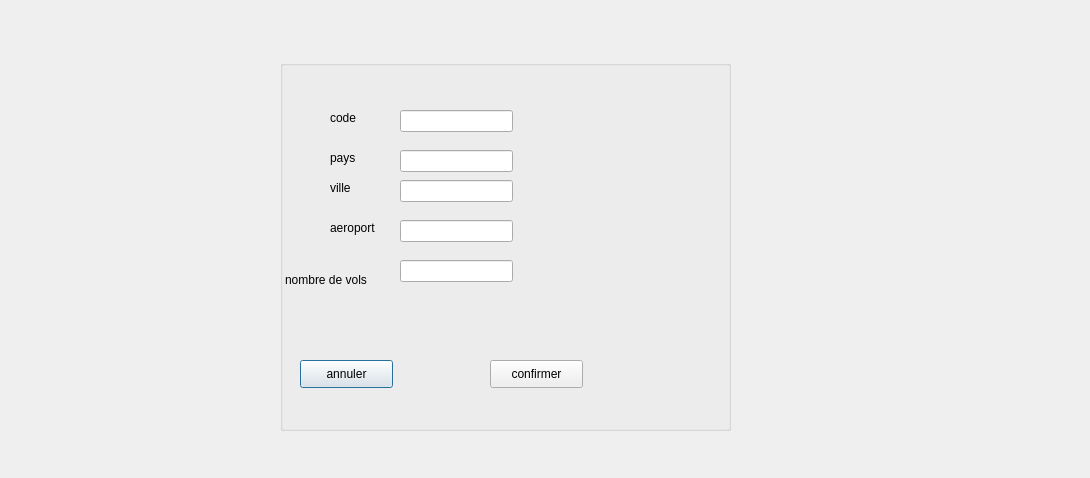
<?xml version="1.0" encoding="UTF-8"?>
<ui version="4.0">
 <class>modifier</class>
 <widget class="QDialog" name="modifier">
  <property name="geometry">
   <rect>
    <x>0</x>
    <y>0</y>
    <width>1090</width>
    <height>478</height>
   </rect>
  </property>
  <property name="windowTitle">
   <string>Dialog</string>
  </property>
  <widget class="QGroupBox" name="groupBox">
   <property name="geometry">
    <rect>
     <x>280</x>
     <y>60</y>
     <width>451</width>
     <height>371</height>
    </rect>
   </property>
   <property name="title">
    <string/>
   </property>
   <widget class="QLabel" name="label">
    <property name="geometry">
     <rect>
      <x>50</x>
      <y>50</y>
      <width>56</width>
      <height>16</height>
     </rect>
    </property>
    <property name="text">
     <string>code</string>
    </property>
   </widget>
   <widget class="QLabel" name="label_2">
    <property name="geometry">
     <rect>
      <x>50</x>
      <y>90</y>
      <width>56</width>
      <height>16</height>
     </rect>
    </property>
    <property name="text">
     <string>pays</string>
    </property>
   </widget>
   <widget class="QLabel" name="label_3">
    <property name="geometry">
     <rect>
      <x>50</x>
      <y>120</y>
      <width>56</width>
      <height>16</height>
     </rect>
    </property>
    <property name="text">
     <string>ville</string>
    </property>
   </widget>
   <widget class="QLabel" name="label_4">
    <property name="geometry">
     <rect>
      <x>50</x>
      <y>160</y>
      <width>56</width>
      <height>16</height>
     </rect>
    </property>
    <property name="text">
     <string>aeroport</string>
    </property>
   </widget>
   <widget class="QLineEdit" name="lineEditc">
    <property name="geometry">
     <rect>
      <x>120</x>
      <y>50</y>
      <width>113</width>
      <height>22</height>
     </rect>
    </property>
   </widget>
   <widget class="QLineEdit" name="lineEditn">
    <property name="geometry">
     <rect>
      <x>120</x>
      <y>90</y>
      <width>113</width>
      <height>22</height>
     </rect>
    </property>
   </widget>
   <widget class="QLineEdit" name="lineEditp">
    <property name="geometry">
     <rect>
      <x>120</x>
      <y>120</y>
      <width>113</width>
      <height>22</height>
     </rect>
    </property>
   </widget>
   <widget class="QLineEdit" name="lineEditm">
    <property name="geometry">
     <rect>
      <x>120</x>
      <y>160</y>
      <width>113</width>
      <height>22</height>
     </rect>
    </property>
   </widget>
   <widget class="QLabel" name="label_5">
    <property name="geometry">
     <rect>
      <x>5</x>
      <y>210</y>
      <width>101</width>
      <height>20</height>
     </rect>
    </property>
    <property name="text">
     <string>nombre de vols</string>
    </property>
   </widget>
   <widget class="QLineEdit" name="lineEditp_2">
    <property name="geometry">
     <rect>
      <x>120</x>
      <y>200</y>
      <width>113</width>
      <height>22</height>
     </rect>
    </property>
   </widget>
   <widget class="QPushButton" name="pushButton_2">
    <property name="geometry">
     <rect>
      <x>20</x>
      <y>300</y>
      <width>93</width>
      <height>28</height>
     </rect>
    </property>
    <property name="text">
     <string>annuler</string>
    </property>
   </widget>
   <widget class="QPushButton" name="pushButton_k">
    <property name="geometry">
     <rect>
      <x>210</x>
      <y>300</y>
      <width>93</width>
      <height>28</height>
     </rect>
    </property>
    <property name="text">
     <string>confirmer</string>
    </property>
   </widget>
  </widget>
 </widget>
 <resources/>
 <connections/>
</ui>
